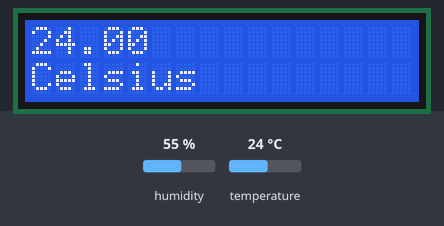
Bench run of a sketch on a simulated ESP32-C3. Shown: 16×2 character LCD. Inputs (shaded band) come from the test bench; at power-on: temperature 24 °C, humidity 55 %. What the sketch prints to the serial monitor is not drawn.

Above: at 1.6 s.
1.7 s: temperature set to 12 °C
At 13.2 s:
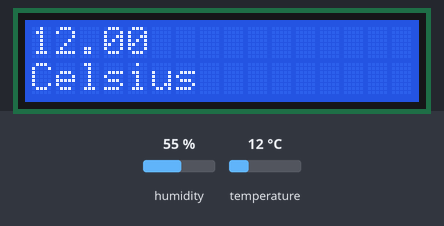
13.6 s: temperature set to 19 °C
At 24.2 s:
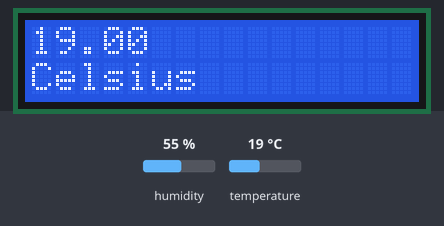
24.6 s: temperature set to 28 °C
At 35.2 s:
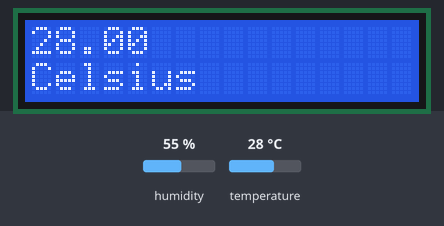
Timing chart, 0 to 36.7 s (numbered marks = the images above; inputs shaded):
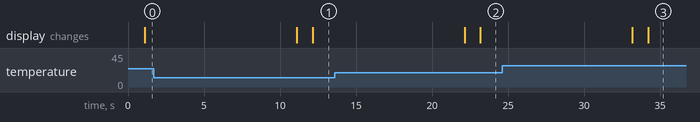

Measured:
- after the input at 1.7 s, the display: first differs from a run without the input after 10.4 s (image 1)
- after the input at 13.6 s, the display: first differs from a run without the input after 9.6 s (image 2)
- after the input at 24.6 s, the display: first differs from a run without the input after 9.6 s (image 3)

The sketch:

LCD_DHT11.ino
```cpp
/*********
 By Alexandros Panagiotakopoulos
*********/

// connect the sensor with the LCD DISPLAY:
// DHT11             ESP32C3 DEVKITC-02
// left sensor pin   D4
// VDD/VIN           DIGITAL 3V3
// GND               DIGITAL GND
// ------------------------------------------
// LCD               ESP32C3 DEVKITC-02
// VCC               5V
// GND               DIGITAL GND
// SDA PIN 8         SDA
// SCL PIN 9         SCL
//-------------------------------------------


// Original Source was taken from : https://randomnerdtutorials.com/esp32-dht11-dht22-temperature-humidity-sensor-arduino-ide/
// Example testing sketch for various DHT humidity/temperature sensors written by ladyada
// REQUIRES the following Arduino libraries:
// - DHT Sensor Library: https://github.com/adafruit/DHT-sensor-library
// - Adafruit Unified Sensor Lib: https://github.com/adafruit/Adafruit_Sensor
// - LiquidCrystal I2C Author: Frank de Brabander : https://www.arduino.cc/reference/en/libraries/liquidcrystal-i2c/
// Please support the original library authors!
#include "DHT.h"
#include <LiquidCrystal_I2C.h>

#define DHTPIN 4     // connect to the D4
#define DHTTYPE DHT11   // declare the DHT 11 sensor type

// set the LCD number of columns and rows
int lcdColumns = 16; //set the LCD number of columns
int lcdRows = 2; //set the lcd number of rows

// set LCD address, number of columns and rows
// if you don't know your display address, run an I2C scanner sketch
LiquidCrystal_I2C lcd(0x27, lcdColumns, lcdRows);

DHT dht(DHTPIN, DHTTYPE); //declare the DHT PIN, WITH THE TYPE (INITIALIZE THE DHT11 SENSOR)

void setup() {
  Serial.begin(9600); //initialize the serial baud rate to 9600 bauds per second
  lcd.init(); //initialize the LCD display
  lcd.backlight();  // turn on LCD backlight
  dht.begin(); //begin taking temperature measurements
}

void loop() {
  delay(1000);   // Wait a second between measurements.
  // Read temperature as Celsius (the default)
  float t = dht.readTemperature();

  // Check if any reads failed and exit early (to try again).
  if (isnan(t)) { //if the value reading failed
    Serial.println(F("Failed to read from DHT sensor!")); //then print the right message into the Serial Port
    lcd.setCursor(0, 0); //also set the cursor to first column, first row
    lcd.print("FAILURE"); //print the right message into the LCD Display
    return;
  }

  // set cursor to first column, first row
  lcd.setCursor(0, 0);
  lcd.print(t);   // print the temperature
  lcd.setCursor(0,1); //set the cursor to the first column, second row
  lcd.print("Celsius"); //print the right message into the Serial port
    // clears the display to print new message
  Serial.print(F("%  Temperature: "));
  Serial.print(t);
  Serial.print(F("°C "));
    // clears the display to print new message
  delay(10000); //delay 10 seconds before clearing the lcd display (taking another measurement)
  lcd.clear(); //clear the LCD Display
}
```
